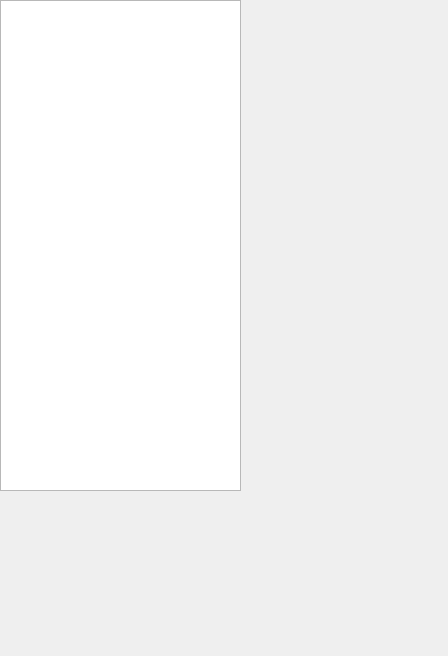
<?xml version="1.0" encoding="UTF-8"?>
<ui version="4.0">
 <class>ccimp_tree_view</class>
 <widget class="QWidget" name="ccimp_tree_view">
  <property name="geometry">
   <rect>
    <x>0</x>
    <y>0</y>
    <width>448</width>
    <height>656</height>
   </rect>
  </property>
  <property name="sizePolicy">
   <sizepolicy hsizetype="Expanding" vsizetype="Expanding">
    <horstretch>0</horstretch>
    <verstretch>0</verstretch>
   </sizepolicy>
  </property>
  <property name="windowTitle">
   <string>Form</string>
  </property>
  <widget class="QTreeView" name="treeView">
   <property name="geometry">
    <rect>
     <x>0</x>
     <y>0</y>
     <width>241</width>
     <height>491</height>
    </rect>
   </property>
  </widget>
 </widget>
 <resources/>
 <connections/>
</ui>
